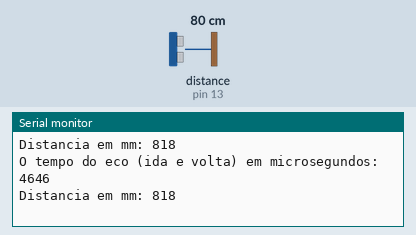
Recording of a sketch running on a simulated Arduino Uno, built with avr-gcc and run on an emulated ATmega328P. Shown: the last lines printed to the serial monitor. Wiring (inferred from the names in the program): ultrasonic range finder: trigger pin 12; echo pin 13. Inputs (shaded band) come from the test bench; at power-on: distance to the obstacle (sensor on pin 13) 80 cm. The echo pulse lasts 58.3 µs per cm.

Above: at 1.8 s.
1.9 s: distance to the obstacle (sensor on pin 13) set to 2 cm
At 2.9 s:
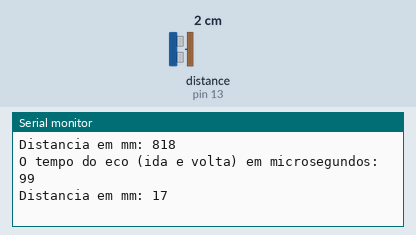
3.4 s: distance to the obstacle (sensor on pin 13) set to 4 cm
At 4.5 s:
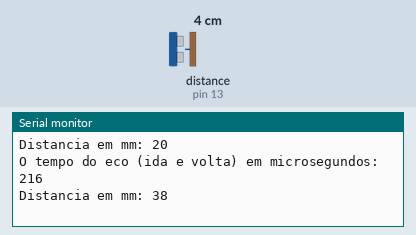
Timing chart, 0 to 6.4 s (numbered marks = the images above; inputs shaded):
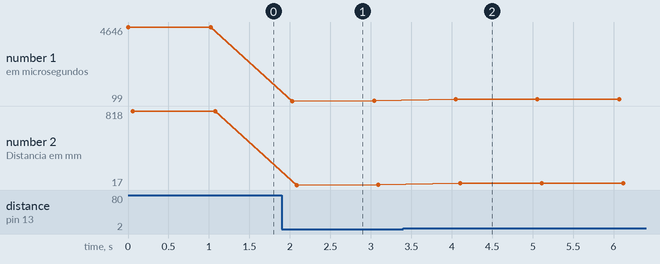

Measured:
- after the input at 1.9 s, the serial monitor: prints a new line after 0.13 s (image 1)
- after the input at 3.4 s, the serial monitor: prints a new line after 0.65 s (image 2)
- plotted number 1: 4646 → 118 after the input at 1.9 s, 118 → 216 after the input at 3.4 s
- plotted number 2: 818 → 20 after the input at 1.9 s, 20 → 38 after the input at 3.4 s

The sketch:

eco.ino
```cpp
#define echoPin 13 //Pino 13 recebe o pulso do echo
#define trigPin 12 //Pino 12 envia o pulso para gerar o echo

void setup()
{
   Serial.begin(9600); //inicia a porta serial
   pinMode(echoPin, INPUT); // define o pino 13 como entrada (recebe)
   pinMode(trigPin, OUTPUT); // define o pino 12 como saida (envia)
}

void loop()
{
  //seta o pino 12 com um pulso baixo "LOW" ou desligado ou ainda 0
    digitalWrite(trigPin, LOW);
  // delay de 2 microssegundos
    delayMicroseconds(2);
  //seta o pino 12 com pulso alto "HIGH" ou ligado ou ainda 1
    digitalWrite(trigPin, HIGH);
  //delay de 10 microssegundos
    delayMicroseconds(10);
  //seta o pino 12 com pulso baixo novamente
    digitalWrite(trigPin, LOW);
  //pulseInt lê o tempo entre a chamada e o pino entrar em high
    long duration = pulseIn(echoPin,HIGH);
  //Esse calculo é baseado em s = v . t, lembrando que o tempo vem dobrado
  //porque é o tempo de ida e volta do ultrassom
    long distancia = duration * 352.5 / 2 /1000 ;

Serial.print("O tempo do eco (ida e volta) em microsegundos: ");
Serial.println(duration);
Serial.print("Distancia em mm: ");
Serial.println(distancia);
delay(1000); //espera 1 segundo para fazer a leitura novamente
}
```
